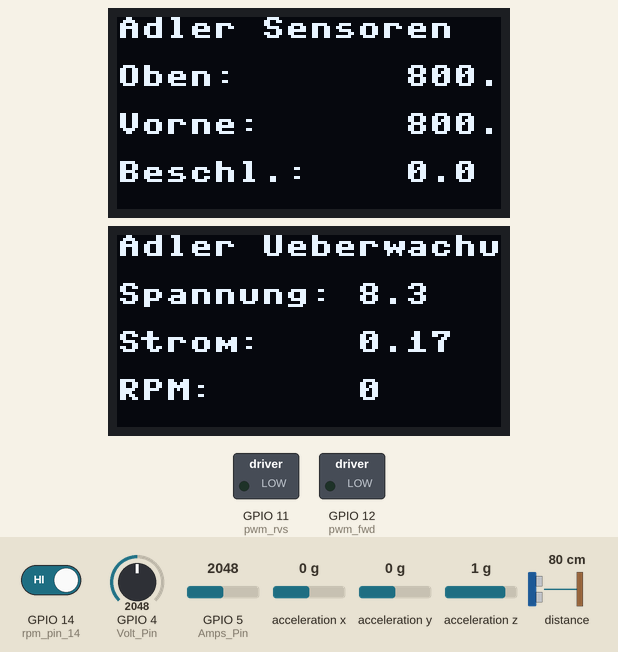
A program run on a simulated ESP32 board running MicroPython. Shown: 2 × 128×64 one-colour display, switched loads named in the program (green lamp = pin HIGH). The inputs (shaded band) are chosen by the test bench; at power-on: acceleration x 0 g, distance to the obstacle 80 cm, GPIO 4 (Volt_Pin) = 2048, GPIO 5 (Amps_Pin) = 2048, GPIO 14 (rpm_pin_14) HIGH, acceleration y 0 g, acceleration z 1 g (analog values on the 0–4095 scale). WiFi joins after 1.5 s; no MQTT or app messages arrive unless stated; what the program prints to the serial console is not drawn.

Above: at 5.0 s.
5.1 s: acceleration x set to -1.4 g
At 6.3 s:
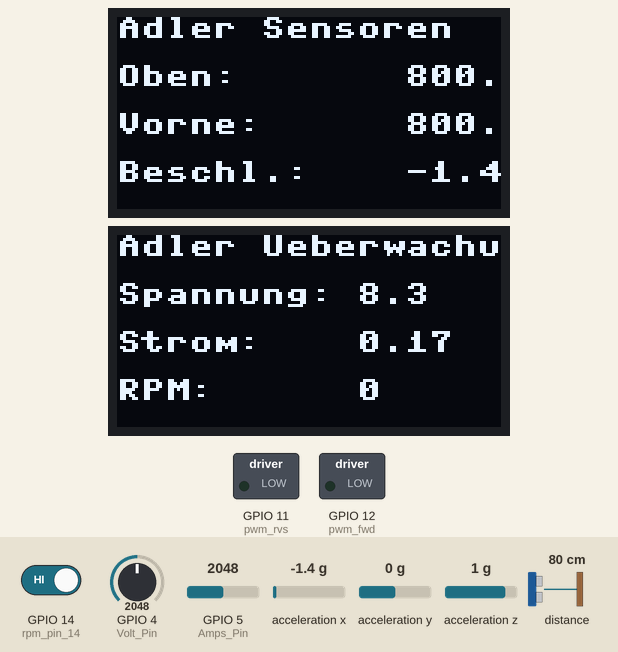
7.0 s: distance to the obstacle set to 2 cm
At 9.1 s:
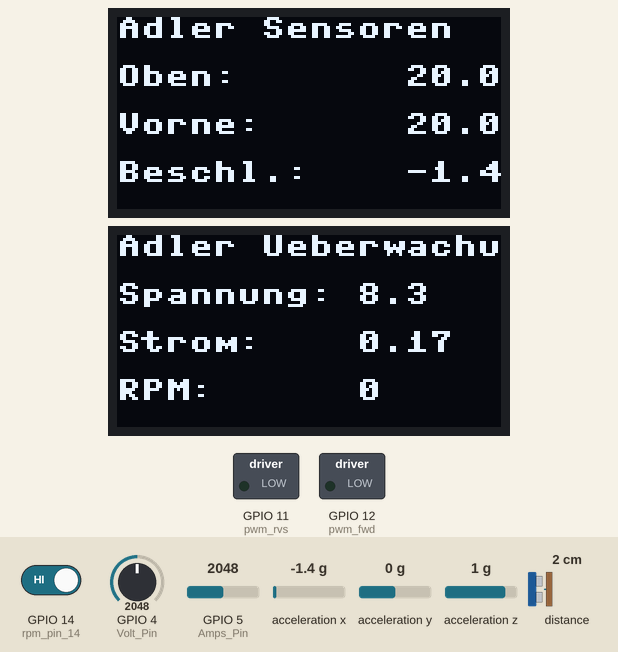
9.3 s: GPIO 4 (Volt_Pin) set to 2866
At 9.9 s:
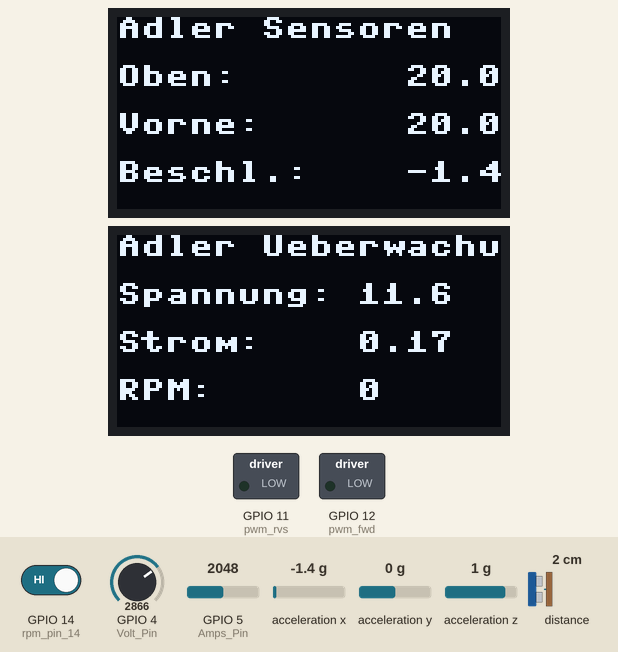
11.1 s: GPIO 5 (Amps_Pin) set to 2866
At 12.2 s:
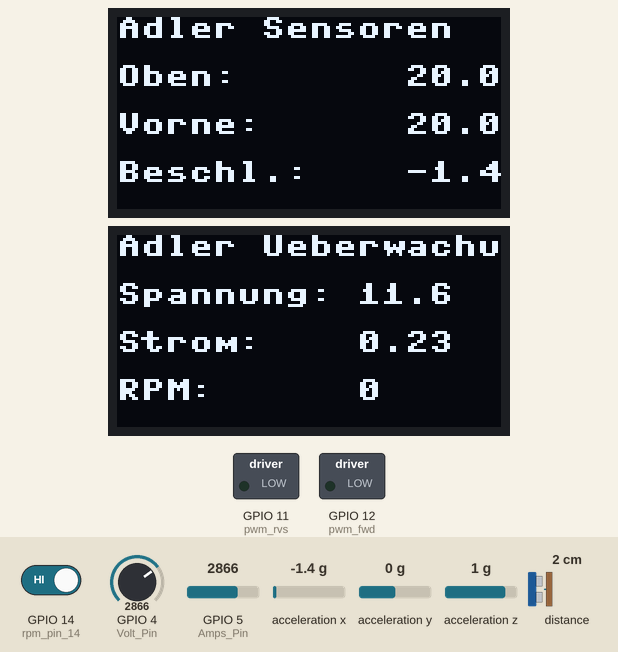
12.8 s: GPIO 14 (rpm_pin_14) driven LOW
At 13.5 s:
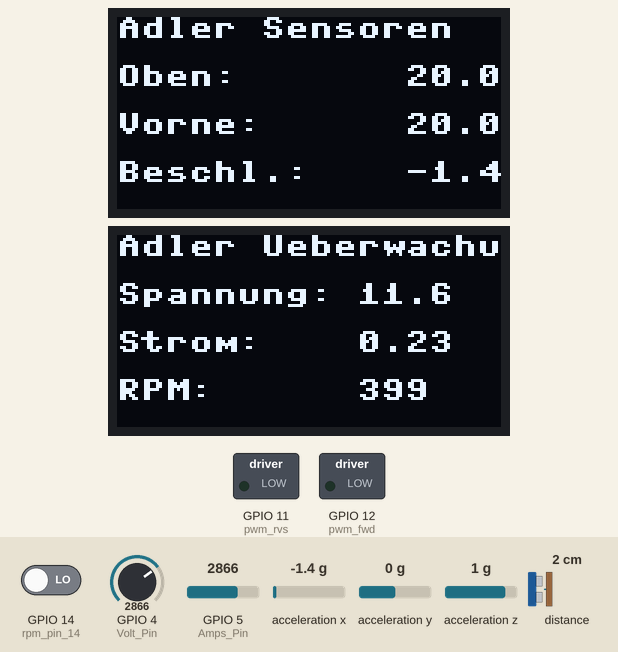
Timing chart, 0 to 15.8 s (numbered marks = the images above; inputs shaded):
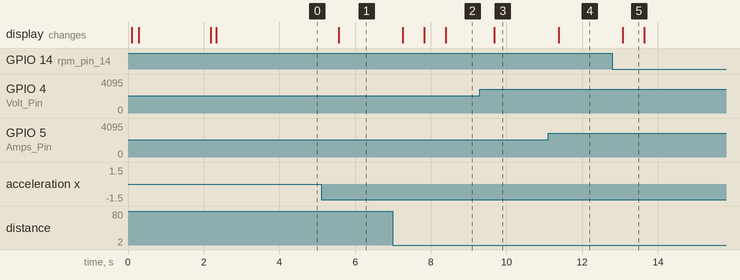

Measured:
- after the input at 5.1 s, the display: changes after 0.47 s (image 1)
- after the input at 7.0 s, the display: first changes after 0.27 s (image 2 shows a later state)
- after the input at 9.3 s, the display: changes after 0.38 s (image 3)
- after the input at 11.1 s, the display: changes after 0.28 s (image 4)
- after the input at 12.8 s, the display: changes after 0.27 s (image 5)
- what the display in image 5 shows lasts 0.5 s, from 13.1 s to 13.6 s

The program:

mainohneasyncio.py
```python
# ---------- LIBS ----------
import sys
import gc
from machine import Pin, PWM, ADC, SoftI2C, unique_id, reset
from utime import ticks_us, ticks_ms, ticks_diff, sleep_ms
import network
from ubinascii import hexlify
from umqtt.simple import MQTTClient
import json
from imu import MPU6050
from vl53l0x import VL53L0X
import sh1106

# ---------- CHANGABLE VARS ----------

ssid = '***'
password = '***'

wlan = network.WLAN(network.STA_IF)
MQTT_SERVER = '192.168.137.1'
CLIENT_ID = hexlify(unique_id())
MQTT_TOPIC = 'adler/data'
MQTT_RECEIVE_TOPIC = 'adler/status'

# ---------- DATA ----------
volts = float(0.00)
amps = float(0.00)
g_force_x = int(0)                          #convert to 0-1000 mm/s^2 = 1 m/s^2
rpm = float(0.00)

# ---------- VARS ----------
volts = 0
amps = 0
passed = ticks_ms()
status = False
anfahrt_aktiv = False
durchfahrt_aktiv = False
bremsung_aktiv = False
ende = False
pwm_freq = 1000
revcounter = 0
dist_front = 8190
dist_top = 8190
dist_top_values = []
dist_front_values = []
x_gees = 0
passed_moni = ticks_ms()
passed_oled1 = ticks_ms()
passed_oled2 = ticks_ms()
last_calc = ticks_ms()
current_calc = ticks_ms()

# ---------- PINS ----------
Volt_Pin = ADC(Pin(4))                      #0.2V per V
Amps_Pin = ADC(Pin(5))                      #0.1V per A
pin_SDA2 = 6
pin_SCL2 = 7
pin_SDA3 = 15
pin_SCL3 = 16
pin_SDA4 = 17
pin_SCL4 = 18
pin_SDA5 = 8
pin_SCL5 = 9
pin_FWD = 12
pin_RVS = 11
rpm_pin_14 = Pin(14, Pin.IN)
pin_SDA1 = 1
pin_SCL1 = 2

# ----------- BUS ----------
pwm_fwd = PWM(pin_FWD)
pwm_fwd.duty(0)
pwm_rvs = PWM(pin_RVS)
pwm_rvs.duty(0)
pwm_freq = 1000
pwm_fwd.freq(pwm_freq)
pwm_rvs.freq(pwm_freq)
kp = 0.05
ki = 0.1
kd = 0.2
setpoint_rpm = 1000
i2c1 = SoftI2C(scl=Pin(pin_SCL1), sda=Pin(pin_SDA1), freq=100000)
oled1 = sh1106.SH1106_I2C(128, 64, i2c1, Pin(0), 0x3c)                              #rechts
oled1.flip()
oled1.fill(0)
oled1.show()
i2c2 = SoftI2C(scl=Pin(pin_SCL2), sda=Pin(pin_SDA2), freq=100000)
oled2 = sh1106.SH1106_I2C(128, 64, i2c2, Pin(0), 0x3c)                              #links
oled2.flip()
oled2.fill(0)
oled2.show()
i2c3 = SoftI2C(scl=Pin(pin_SCL3), sda=Pin(pin_SDA3), freq=100000)
i2c4 = SoftI2C(scl=Pin(pin_SCL4), sda=Pin(pin_SDA4), freq=100000)
i2c5 = SoftI2C(scl=Pin(pin_SCL5), sda=Pin(pin_SDA5), freq=100000)
tof_top = VL53L0X(i2c3)
tof_top.set_measurement_timing_budget(10000)
tof_top.set_Vcsel_pulse_period(tof_top.vcsel_period_type[0], 12)
tof_top.set_Vcsel_pulse_period(tof_top.vcsel_period_type[1], 8)
tof_front = VL53L0X(i2c4)
tof_front.set_measurement_timing_budget(10000)
tof_front.set_Vcsel_pulse_period(tof_front.vcsel_period_type[0], 12)
tof_front.set_Vcsel_pulse_period(tof_front.vcsel_period_type[1], 8)
imu = MPU6050(i2c5)
Volt_Pin.atten(ADC.ATTN_11DB)
Amps_Pin.atten(ADC.ATTN_11DB)

# ----------- DEFS ----------
def connect_wifi():
    wlan = network.WLAN(network.STA_IF)
    wlan.active(True)
    if not wlan.isconnected():
        print('Verbinde')
        wlan.connect(ssid, password)
        while not wlan.isconnected():
            pass
    print(wlan.ifconfig())
    return wlan

def average(values):
    if len(values) > 0:
        return sum(values) / len(values)
    else:
        return 1

def interrupt_handler_rpm(pin):
    global revcounter
    revcounter += 1

class PIDController:
    def __init__(self, kp, ki, kd, setpoint):
        self.kp = kp
        self.ki = ki
        self.kd = kd
        self.setpoint = setpoint
        self.prev_error = 0
        self.integral = 0

    def compute(self, feedback_value):
        error = self.setpoint - feedback_value
        self.integral += error
        derivative = error - self.prev_error
        output = self.kp * error + self.ki * self.integral + self.kd * derivative
        self.prev_error = error
        return output

pid = PIDController(kp, ki, kd, setpoint_rpm)

# ---------- THREAD DEF ----------
def monitoring_send(server = MQTT_SERVER):
    global client, passed_moni , MQTT_TOPIC, x_gees, volts, amps, rpm
    data = {'Volt:': str(volts),
            'Amps': str(amps),
            'Rpm': int(rpm),
            'Accelx': str(x_gees),
            'DistT': int(dist_top),
            'DistF': int(dist_front)}
    dump = json.dumps(data)
    try:
        client.publish(MQTT_TOPIC, dump)
    except:
        pass

def mqtt_callback(topic, msg):
    global status
    print('Start')
    status != status

def abfahrt():
    global duty, dist_top, dist_front, status, dtarget_rpm, anfahrt_aktiv, durchfahrt_aktiv, bremsung_aktiv
    if status == True:
        anfahrt_aktiv = True

    if anfahrt_aktiv == True and dist_top >= 200:
        duty = 500

    if anfahrt_aktiv == True and dist_top <= 200:
        anfahrt_aktiv = False
        durchfahrt_aktiv = True

    if  durchfahrt_aktiv == True and dist_top <= 200:
        if dist_front >= 350:
            target_rpm = 4000
        if dist_front <= 350:
            target_rpm = 2000

    if durchfahrt_aktiv == True and dist_top >= 200:
        durchfahrt_aktiv = False
        bremsung_aktiv = True

    if  bremsung_aktiv == True:
        duty = 0

    if bremsung_aktiv == True and rpm == 0 and x_gees <= 0.1:
        bremsung_aktiv = False
        status = False

def sensors():
    try:
        global rpm, dist_top, dist_front, x_gees, volts, amps, revcounter, current_calc, last_calc
        current_calc = ticks_ms()
        rpm = int(revcounter * 1.03846 * 1000 / ticks_diff(current_calc, last_calc) * 60)                #(gear1, gear2, magnets,) -> 1sec / miliseconds diff -> min,
        last_calc = current_calc
        revcounter = 0
    except:
        pass
    try:
        dist_top_values.append(int(tof_top.read()))
        if len(dist_top_values) > 10:
            dist_top_values.pop(0)
        dist_top = average(dist_top_values)
    except:
        pass
    try:
        dist_front_values.append(int(tof_front.read()))
        if len(dist_front_values) > 10:
            dist_front_values.pop(0)
        dist_front = average(dist_front_values)
        x_gees = float(round(imu.accel.x, 1))
    except:
        pass
    try:
        v_read = int(Volt_Pin.read())
        volts = round(v_read * 5 / (4069/3.3), 1)
        a_read = int(Amps_Pin.read() )
        amps = round(a_read / 10 / (4069/3.3), 2)
    except:
        pass

def motor_control():
    global pwm_output, duty

    pwm_output = pid.compute(rpm)
    duty = int(pwm_output)
    if duty >= 1000:
        duty = 1000
    if duty >= 1 and duty <= 400:
        duty = 400
    if duty <= 0:
        duty = 0

    pwm_fwd.duty(duty)
    pwm_rvs.duty(0)

def display1():
    global passed_oled1
    time = ticks_ms()
    interval = 500
    if (ticks_diff(time, passed_oled1) > interval):
        oled1.fill(0)
        oled1.text("Adler Sensoren", 0, 0, 1)
        oled1.text("Oben:", 0, 16, 1)
        oled1.text("Vorne:", 0, 32, 1)
        oled1.text("Beschl.:", 0, 48, 1)
        data_t = str(dist_top)
        oled1.text(data_t, 96, 16, 1)
        data_f = str(dist_front)
        oled1.text(data_f, 96, 32, 1)
        data_g = str(x_gees)
        oled1.text(data_g, 96, 48, 1)
        oled1.show()
        passed_oled1 = time

def display2():
    global passed_oled2
    time = ticks_ms()
    interval = 500
    if (ticks_diff(time, passed_oled2) > interval):
        oled2.fill(0)
        oled2.text("Adler Ueberwachung", 0, 0, 1)
        oled2.text("Spannung:", 0, 16, 1)
        oled2.text("Strom:", 0, 32, 1)
        oled2.text("RPM:", 0, 48, 1)
        data_v = str(volts)
        oled2.text(data_v, 80, 16, 1)
        data_a = str(amps)
        oled2.text(data_a, 80, 32, 1)
        data_rpm = str(rpm)
        oled2.text(data_rpm, 80, 48, 1)
        oled2.show()
        passed_oled2 = time

# ---------- STARTUP ----------

connect_wifi()
gc.enable()
rpm_pin_14.irq(trigger=Pin.IRQ_FALLING, handler=interrupt_handler_rpm)
client = MQTTClient(CLIENT_ID, MQTT_SERVER)
client.set_callback(mqtt_callback)
client.connect()
client.subscribe(MQTT_RECEIVE_TOPIC)
pwm_fwd.duty(0)

# ---------- LOOP ----------
while status == False:
    sensors()
    display1()
    sensors()
    display2()
    client.check_msg()
    monitoring_send()
while status == True:
    sensors()
    abfahrt()
    sensors()
    motor_control()
    sensors()
    client.check_msg()
    client.disconnect()
    client.connect()
    monitoring_send()
while True:
    sleep_ms(1000)

    
```
